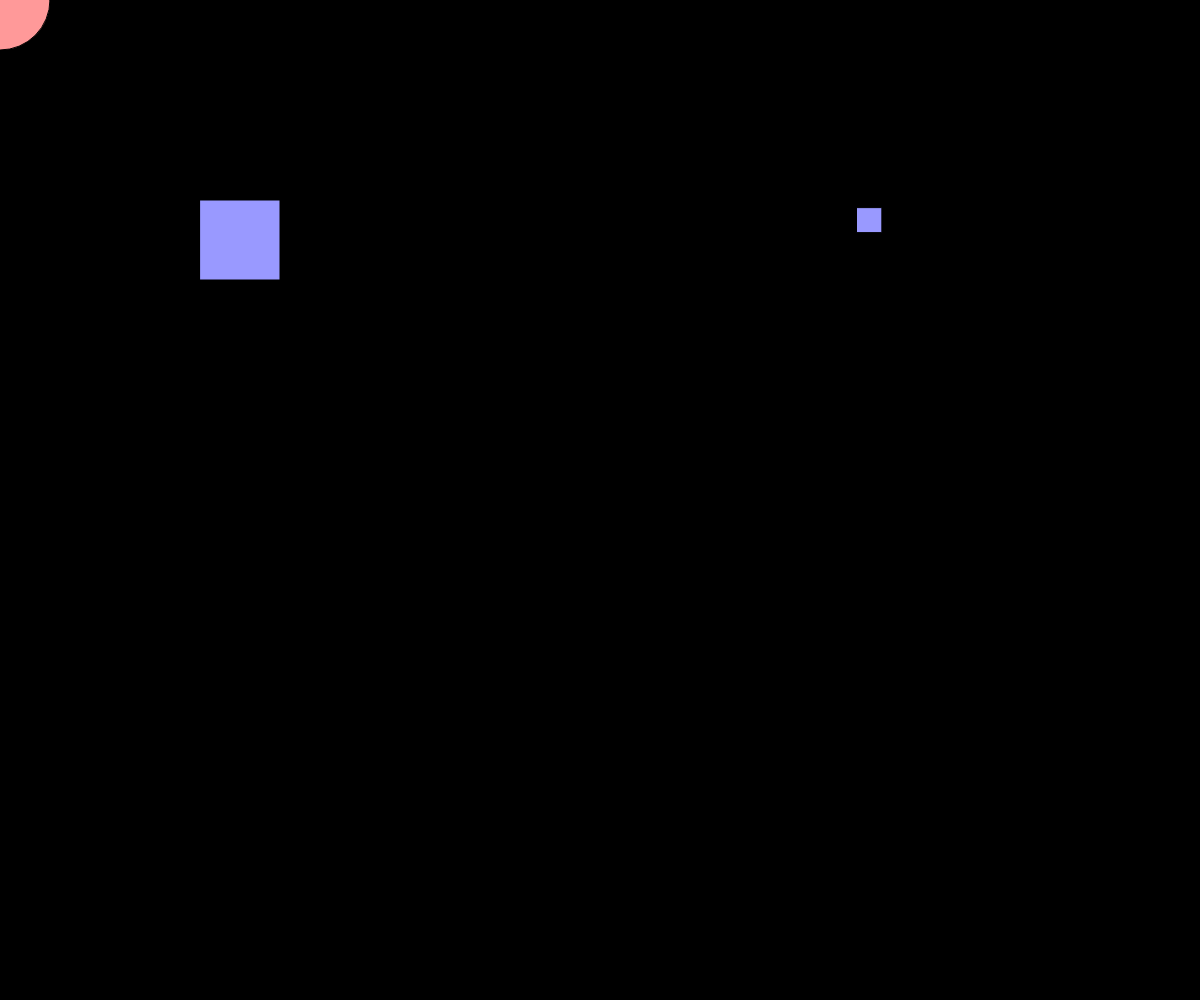
Frame 1 (no input)
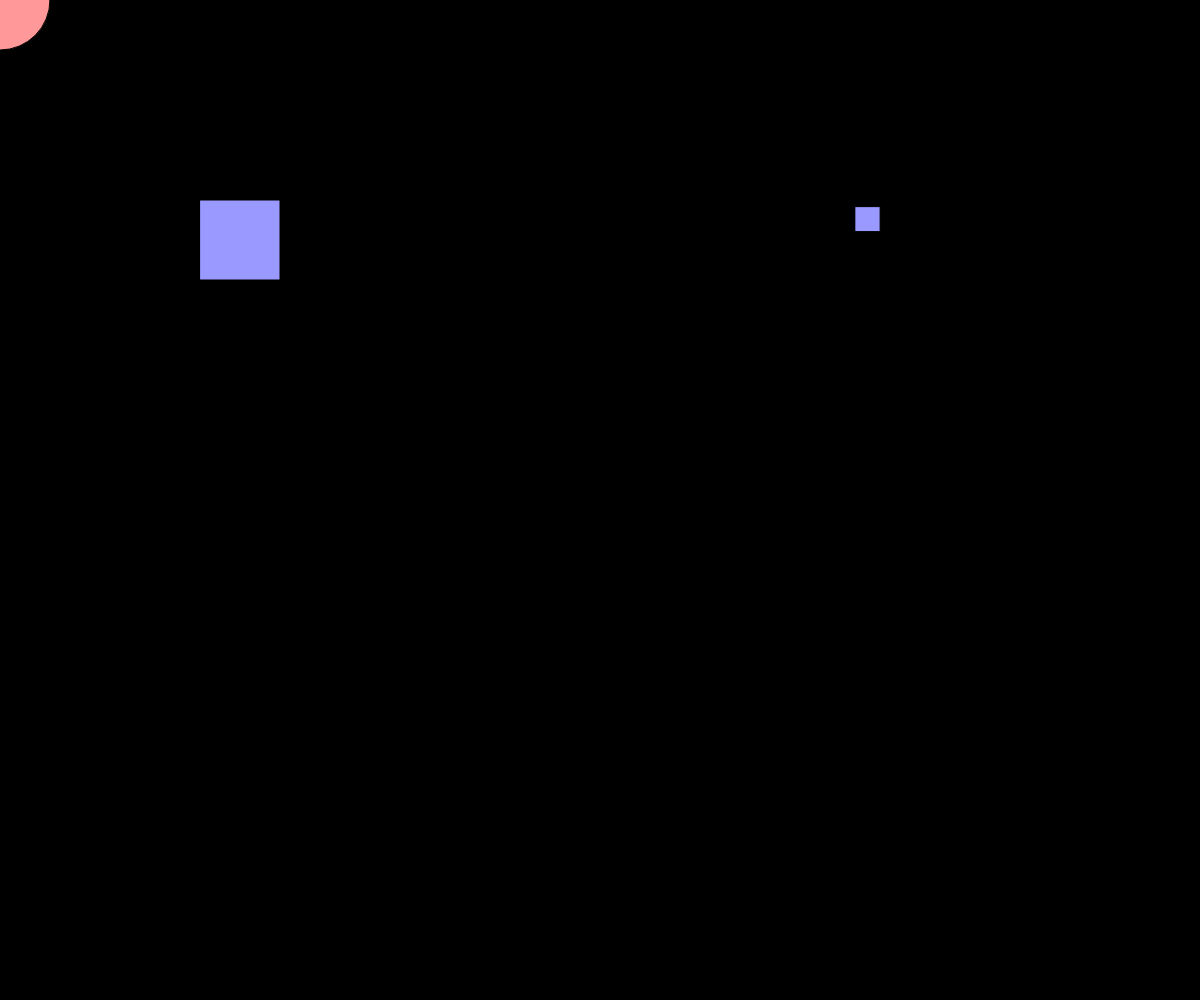
Frame 60 (no input)
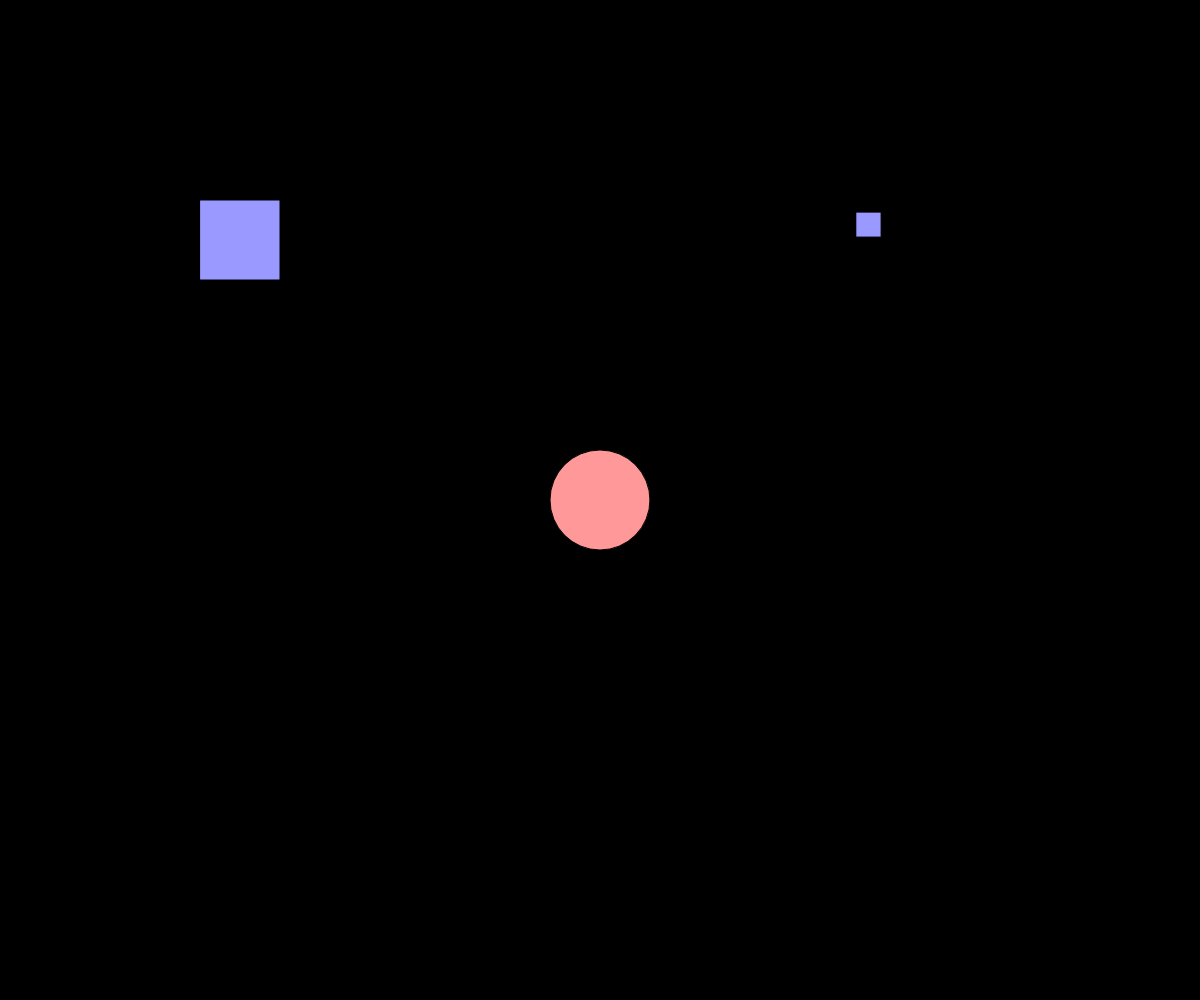
Frame 120 (the mouse pressed at the canvas centre since frame 60)

The p5.js sketch that drew these frames (run headless with seeded random() and noise() and a simulated clock; from frame 60 on, the mouse is pressed at the canvas centre):

// p5.js sketch
// ── sketch.js
var bug;

function setup() {
  createCanvas(windowWidth, windowHeight)
  bug = new Jitter();

}

function draw() {
  background(0);
  fill('#ff9999');
  ellipse(mouseX,mouseY,100)
  fill('#9999ff')
  rect(200,200,80,80)
  bug.move();
  bug.display();
}

function Jitter() {
  this.x = random(width);
  this.y = random(height);
  this.diameter = random(10, 30);
  this.speed = 1;

  this.move = function() {
    this.x += random(-this.speed, this.speed);
    this.y += random(-this.speed, this.speed);
  };

  this.display = function() {
    rect(this.x, this.y, this.diameter, this.diameter);
  };
}
